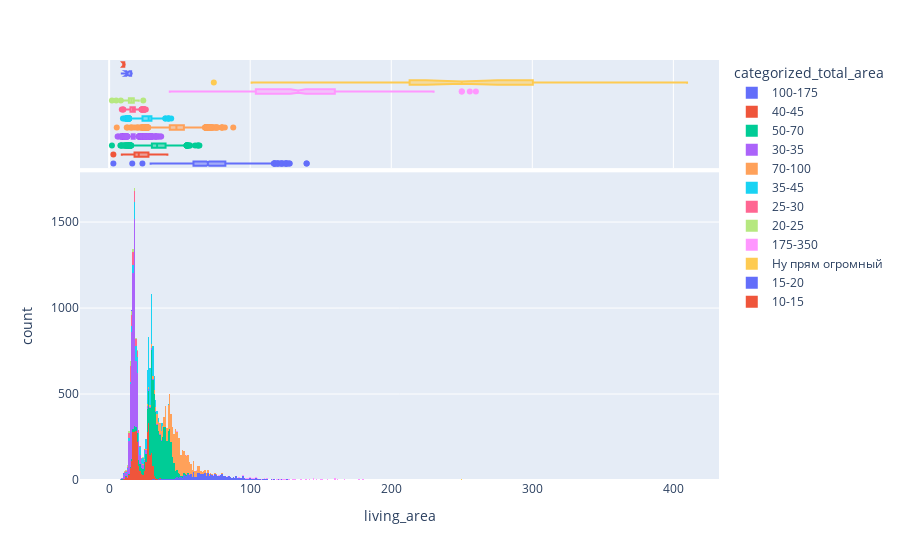

Source (notebook cell):
### Code cell
px.histogram(data, x = 'living_area', color = 'categorized_total_area', marginal = 'box')

### Figure 1 — Plotly figure (JSON) as saved in the notebook; plotly's stock layout.template omitted (floating-point values rounded to 4 significant figures; data arrays with more than 128 entries replaced by an {"elided": "..."} marker saying what was removed)
{"data": [{"alignmentgroup": "True", "bingroup": "x", "hovertemplate": "categorized_total_area=100-175<br>living_area=%{x}<br>count=%{y}<extra></extra>", "legendgroup": "100-175", "marker": {"color": "#636efa", "pattern": {"shape": ""}}, "name": "100-175", "offsetgroup": "100-175", "orientation": "v", "showlegend": true, "type": "histogram", "x": {"elided": "1566 float values"}, "xaxis": "x", "yaxis": "y"}, {"alignmentgroup": "True", "hovertemplate": "categorized_total_area=100-175<br>living_area=%{x}<extra></extra>", "legendgroup": "100-175", "marker": {"color": "#636efa"}, "name": "100-175", "notched": true, "offsetgroup": "100-175", "showlegend": false, "type": "box", "x": {"elided": "1566 float values"}, "xaxis": "x2", "yaxis": "y2"}, {"alignmentgroup": "True", "bingroup": "x", "hovertemplate": "categorized_total_area=40-45<br>living_area=%{x}<br>count=%{y}<extra></extra>", "legendgroup": "40-45", "marker": {"color": "#EF553B", "pattern": {"shape": ""}}, "name": "40-45", "offsetgroup": "40-45", "orientation": "v", "showlegend": true, "type": "histogram", "x": {"elided": "2955 float values"}, "xaxis": "x", "yaxis": "y"}, {"alignmentgroup": "True", "hovertemplate": "categorized_total_area=40-45<br>living_area=%{x}<extra></extra>", "legendgroup": "40-45", "marker": {"color": "#EF553B"}, "name": "40-45", "notched": true, "offsetgroup": "40-45", "showlegend": false, "type": "box", "x": {"elided": "2955 float values"}, "xaxis": "x2", "yaxis": "y2"}, {"alignmentgroup": "True", "bingroup": "x", "hovertemplate": "categorized_total_area=50-70<br>living_area=%{x}<br>count=%{y}<extra></extra>", "legendgroup": "50-70", "marker": {"color": "#00cc96", "pattern": {"shape": ""}}, "name": "50-70", "offsetgroup": "50-70", "orientation": "v", "showlegend": true, "type": "histogram", "x": {"elided": "6841 float values"}, "xaxis": "x", "yaxis": "y"}, {"alignmentgroup": "True", "hovertemplate": "categorized_total_area=50-70<br>living_area=%{x}<extra></extra>", "legendgroup": "50-70", "marker": {"color": "#00cc96"}, "name": "50-70", "notched": true, "offsetgroup": "50-70", "showlegend": false, "type": "box", "x": {"elided": "6841 float values"}, "xaxis": "x2", "yaxis": "y2"}, {"alignmentgroup": "True", "bingroup": "x", "hovertemplate": "categorized_total_area=30-35<br>living_area=%{x}<br>count=%{y}<extra></extra>", "legendgroup": "30-35", "marker": {"color": "#ab63fa", "pattern": {"shape": ""}}, "name": "30-35", "offsetgroup": "30-35", "orientation": "v", "showlegend": true, "type": "histogram", "x": {"elided": "5034 float values"}, "xaxis": "x", "yaxis": "y"}, {"alignmentgroup": "True", "hovertemplate": "categorized_total_area=30-35<br>living_area=%{x}<extra></extra>", "legendgroup": "30-35", "marker": {"color": "#ab63fa"}, "name": "30-35", "notched": true, "offsetgroup": "30-35", "showlegend": false, "type": "box", "x": {"elided": "5034 float values"}, "xaxis": "x2", "yaxis": "y2"}, {"alignmentgroup": "True", "bingroup": "x", "hovertemplate": "categorized_total_area=70-100<br>living_area=%{x}<br>count=%{y}<extra></extra>", "legendgroup": "70-100", "marker": {"color": "#FFA15A", "pattern": {"shape": ""}}, "name": "70-100", "offsetgroup": "70-100", "orientation": "v", "showlegend": true, "type": "histogram", "x": {"elided": "4013 float values"}, "xaxis": "x", "yaxis": "y"}, {"alignmentgroup": "True", "hovertemplate": "categorized_total_area=70-100<br>living_area=%{x}<extra></extra>", "legendgroup": "70-100", "marker": {"color": "#FFA15A"}, "name": "70-100", "notched": true, "offsetgroup": "70-100", "showlegend": false, "type": "box", "x": {"elided": "4013 float values"}, "xaxis": "x2", "yaxis": "y2"}, {"alignmentgroup": "True", "bingroup": "x", "hovertemplate": "categorized_total_area=35-45<br>living_area=%{x}<br>count=%{y}<extra></extra>", "legendgroup": "35-45", "marker": {"color": "#19d3f3", "pattern": {"shape": ""}}, "name": "35-45", "offsetgroup": "35-45", "orientation": "v", "showlegend": true, "type": "histogram", "x": {"elided": "2250 float values"}, "xaxis": "x", "yaxis": "y"}, {"alignmentgroup": "True", "hovertemplate": "categorized_total_area=35-45<br>living_area=%{x}<extra></extra>", "legendgroup": "35-45", "marker": {"color": "#19d3f3"}, "name": "35-45", "notched": true, "offsetgroup": "35-45", "showlegend": false, "type": "box", "x": {"elided": "2250 float values"}, "xaxis": "x2", "yaxis": "y2"}, {"alignmentgroup": "True", "bingroup": "x", "hovertemplate": "categorized_total_area=25-30<br>living_area=%{x}<br>count=%{y}<extra></extra>", "legendgroup": "25-30", "marker": {"color": "#FF6692", "pattern": {"shape": ""}}, "name": "25-30", "offsetgroup": "25-30", "orientation": "v", "showlegend": true, "type": "histogram", "x": {"elided": "502 float values"}, "xaxis": "x", "yaxis": "y"}, {"alignmentgroup": "True", "hovertemplate": "categorized_total_area=25-30<br>living_area=%{x}<extra></extra>", "legendgroup": "25-30", "marker": {"color": "#FF6692"}, "name": "25-30", "notched": true, "offsetgroup": "25-30", "showlegend": false, "type": "box", "x": {"elided": "502 float values"}, "xaxis": "x2", "yaxis": "y2"}, {"alignmentgroup": "True", "bingroup": "x", "hovertemplate": "categorized_total_area=20-25<br>living_area=%{x}<br>count=%{y}<extra></extra>", "legendgroup": "20-25", "marker": {"color": "#B6E880", "pattern": {"shape": ""}}, "name": "20-25", "offsetgroup": "20-25", "orientation": "v", "showlegend": true, "type": "histogram", "x": {"elided": "163 float values"}, "xaxis": "x", "yaxis": "y"}, {"alignmentgroup": "True", "hovertemplate": "categorized_total_area=20-25<br>living_area=%{x}<extra></extra>", "legendgroup": "20-25", "marker": {"color": "#B6E880"}, "name": "20-25", "notched": true, "offsetgroup": "20-25", "showlegend": false, "type": "box", "x": {"elided": "163 float values"}, "xaxis": "x2", "yaxis": "y2"}, {"alignmentgroup": "True", "bingroup": "x", "hovertemplate": "categorized_total_area=175-350<br>living_area=%{x}<br>count=%{y}<extra></extra>", "legendgroup": "175-350", "marker": {"color": "#FF97FF", "pattern": {"shape": ""}}, "name": "175-350", "offsetgroup": "175-350", "orientation": "v", "showlegend": true, "type": "histogram", "x": {"elided": "301 float values"}, "xaxis": "x", "yaxis": "y"}, {"alignmentgroup": "True", "hovertemplate": "categorized_total_area=175-350<br>living_area=%{x}<extra></extra>", "legendgroup": "175-350", "marker": {"color": "#FF97FF"}, "name": "175-350", "notched": true, "offsetgroup": "175-350", "showlegend": false, "type": "box", "x": {"elided": "301 float values"}, "xaxis": "x2", "yaxis": "y2"}, {"alignmentgroup": "True", "bingroup": "x", "hovertemplate": "categorized_total_area=Ну прям огромный<br>living_area=%{x}<br>count=%{y}<extra></extra>", "legendgroup": "Ну прям огромный", "marker": {"color": "#FECB52", "pattern": {"shape": ""}}, "name": "Ну прям огромный", "offsetgroup": "Ну прям огромный", "orientation": "v", "showlegend": true, "type": "histogram", "x": [null, 312.5, 222, null, 250, null, null, 332, 198, 409, null, null, null, 248.7, 216, 150, 301.5, 160.1, null, null, 347.5, 322.3, 250, 218, 300, 264.5, 204, 74.2, null, 250, 248.5, 258, null, 409.7, 101, 279.6, 239.4, 220, 176.2, null, 274], "xaxis": "x", "yaxis": "y"}, {"alignmentgroup": "True", "hovertemplate": "categorized_total_area=Ну прям огромный<br>living_area=%{x}<extra></extra>", "legendgroup": "Ну прям огромный", "marker": {"color": "#FECB52"}, "name": "Ну прям огромный", "notched": true, "offsetgroup": "Ну прям огромный", "showlegend": false, "type": "box", "x": [null, 312.5, 222, null, 250, null, null, 332, 198, 409, null, null, null, 248.7, 216, 150, 301.5, 160.1, null, null, 347.5, 322.3, 250, 218, 300, 264.5, 204, 74.2, null, 250, 248.5, 258, null, 409.7, 101, 279.6, 239.4, 220, 176.2, null, 274], "xaxis": "x2", "yaxis": "y2"}, {"alignmentgroup": "True", "bingroup": "x", "hovertemplate": "categorized_total_area=15-20<br>living_area=%{x}<br>count=%{y}<extra></extra>", "legendgroup": "15-20", "marker": {"color": "#636efa", "pattern": {"shape": ""}}, "name": "15-20", "offsetgroup": "15-20", "orientation": "v", "showlegend": true, "type": "histogram", "x": [12, 9, 12.7, 13, null, 14, 15.8, 10, 15, 13, 15, 13, null, null, 16, null, 10, null, 15.89, null, 16], "xaxis": "x", "yaxis": "y"}, {"alignmentgroup": "True", "hovertemplate": "categorized_total_area=15-20<br>living_area=%{x}<extra></extra>", "legendgroup": "15-20", "marker": {"color": "#636efa"}, "name": "15-20", "notched": true, "offsetgroup": "15-20", "showlegend": false, "type": "box", "x": [12, 9, 12.7, 13, null, 14, 15.8, 10, 15, 13, 15, 13, null, null, 16, null, 10, null, 15.89, null, 16], "xaxis": "x2", "yaxis": "y2"}, {"alignmentgroup": "True", "bingroup": "x", "hovertemplate": "categorized_total_area=10-15<br>living_area=%{x}<br>count=%{y}<extra></extra>", "legendgroup": "10-15", "marker": {"color": "#EF553B", "pattern": {"shape": ""}}, "name": "10-15", "offsetgroup": "10-15", "orientation": "v", "showlegend": true, "type": "histogram", "x": [null, null, null, 11, 10, 10], "xaxis": "x", "yaxis": "y"}, {"alignmentgroup": "True", "hovertemplate": "categorized_total_area=10-15<br>living_area=%{x}<extra></extra>", "legendgroup": "10-15", "marker": {"color": "#EF553B"}, "name": "10-15", "notched": true, "offsetgroup": "10-15", "showlegend": false, "type": "box", "x": [null, null, null, 11, 10, 10], "xaxis": "x2", "yaxis": "y2"}], "layout": {"barmode": "relative", "legend": {"title": {"text": "categorized_total_area"}, "tracegroupgap": 0}, "margin": {"t": 60}, "xaxis": {"anchor": "y", "domain": [0, 1], "title": {"text": "living_area"}}, "xaxis2": {"anchor": "y2", "domain": [0, 1], "matches": "x", "showgrid": true, "showticklabels": false}, "yaxis": {"anchor": "x", "domain": [0, 0.7326], "title": {"text": "count"}}, "yaxis2": {"anchor": "x2", "domain": [0.7426, 1], "matches": "y2", "showgrid": false, "showline": false, "showticklabels": false, "ticks": ""}}}
